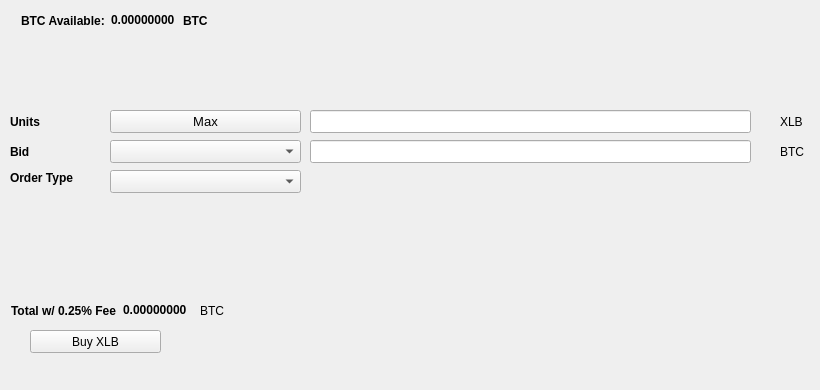
   <widget class="QWidget" name="BuyTab">
    <attribute name="title">
     <string>Buy</string>
    </attribute>
    <widget class="QPushButton" name="BuyPIV">
     <property name="geometry">
      <rect>
       <x>30</x>
       <y>330</y>
       <width>131</width>
       <height>23</height>
      </rect>
     </property>
     <property name="text">
      <string>Buy XLB</string>
     </property>
     <property name="icon">
      <iconset resource="../liberty.qrc">
       <normaloff>:/icons/bitcoin</normaloff>:/icons/bitcoin</iconset>
     </property>
    </widget>
    <widget class="QLabel" name="label_3">
     <property name="geometry">
      <rect>
       <x>10</x>
       <y>110</y>
       <width>46</width>
       <height>23</height>
      </rect>
     </property>
     <property name="font">
      <font>
       <weight>75</weight>
       <bold>true</bold>
      </font>
     </property>
     <property name="text">
      <string>Units</string>
     </property>
    </widget>
    <widget class="QLineEdit" name="UnitsInput">
     <property name="geometry">
      <rect>
       <x>310</x>
       <y>110</y>
       <width>441</width>
       <height>23</height>
      </rect>
     </property>
     <property name="font">
      <font>
       <pointsize>9</pointsize>
       <weight>75</weight>
       <bold>true</bold>
      </font>
     </property>
    </widget>
    <widget class="QLineEdit" name="BuyBidPriceEdit">
     <property name="geometry">
      <rect>
       <x>310</x>
       <y>140</y>
       <width>441</width>
       <height>23</height>
      </rect>
     </property>
     <property name="font">
      <font>
       <pointsize>9</pointsize>
       <weight>75</weight>
       <bold>true</bold>
      </font>
     </property>
    </widget>
    <widget class="QLabel" name="label_4">
     <property name="geometry">
      <rect>
       <x>780</x>
       <y>110</y>
       <width>31</width>
       <height>23</height>
      </rect>
     </property>
     <property name="text">
      <string>XLB</string>
     </property>
    </widget>
    <widget class="QLabel" name="label_5">
     <property name="geometry">
      <rect>
       <x>780</x>
       <y>140</y>
       <width>31</width>
       <height>23</height>
      </rect>
     </property>
     <property name="text">
      <string>BTC</string>
     </property>
    </widget>
    <widget class="QLabel" name="label_6">
     <property name="geometry">
      <rect>
       <x>10</x>
       <y>140</y>
       <width>46</width>
       <height>23</height>
      </rect>
     </property>
     <property name="font">
      <font>
       <weight>75</weight>
       <bold>true</bold>
      </font>
     </property>
     <property name="text">
      <string>Bid</string>
     </property>
    </widget>
    <widget class="QLabel" name="label_7">
     <property name="geometry">
      <rect>
       <x>10</x>
       <y>170</y>
       <width>91</width>
       <height>16</height>
      </rect>
     </property>
     <property name="font">
      <font>
       <weight>75</weight>
       <bold>true</bold>
      </font>
     </property>
     <property name="text">
      <string>Order Type</string>
     </property>
    </widget>
    <widget class="QPushButton" name="Buy_Max_Amount">
     <property name="geometry">
      <rect>
       <x>110</x>
       <y>110</y>
       <width>191</width>
       <height>23</height>
      </rect>
     </property>
     <property name="font">
      <font>
       <pointsize>10</pointsize>
      </font>
     </property>
     <property name="text">
      <string>Max</string>
     </property>
    </widget>
    <widget class="QComboBox" name="BuyBidcomboBox">
     <property name="geometry">
      <rect>
       <x>110</x>
       <y>140</y>
       <width>191</width>
       <height>23</height>
      </rect>
     </property>
     <property name="font">
      <font>
       <pointsize>10</pointsize>
      </font>
     </property>
    </widget>
    <widget class="QComboBox" name="buyOrdertypeCombo">
     <property name="geometry">
      <rect>
       <x>110</x>
       <y>170</y>
       <width>191</width>
       <height>23</height>
      </rect>
     </property>
     <property name="font">
      <font>
       <pointsize>10</pointsize>
      </font>
     </property>
    </widget>
    <widget class="QWidget" name="layoutWidget1">
     <property name="geometry">
      <rect>
       <x>21</x>
       <y>11</y>
       <width>227</width>
       <height>19</height>
      </rect>
     </property>
     <layout class="QHBoxLayout" name="horizontalLayout_3">
      <item>
       <widget class="QLabel" name="label232">
        <property name="font">
         <font>
          <weight>75</weight>
          <bold>true</bold>
         </font>
        </property>
        <property name="text">
         <string>BTC Available:</string>
        </property>
       </widget>
      </item>
      <item>
       <widget class="QLabel" name="BtcAvailableLbl">
        <property name="palette">
         <palette>
          <active>
           <colorrole role="WindowText">
            <brush brushstyle="SolidPattern">
             <color alpha="255">
              <red>0</red>
              <green>0</green>
              <blue>0</blue>
             </color>
            </brush>
           </colorrole>
           <colorrole role="Button">
            <brush brushstyle="SolidPattern">
             <color alpha="255">
              <red>0</red>
              <green>170</green>
              <blue>0</blue>
             </color>
            </brush>
           </colorrole>
           <colorrole role="Light">
            <brush brushstyle="SolidPattern">
             <color alpha="255">
              <red>0</red>
              <green>255</green>
              <blue>0</blue>
             </color>
            </brush>
           </colorrole>
           <colorrole role="Midlight">
            <brush brushstyle="SolidPattern">
             <color alpha="255">
              <red>0</red>
              <green>212</green>
              <blue>0</blue>
             </color>
            </brush>
           </colorrole>
           <colorrole role="Dark">
            <brush brushstyle="SolidPattern">
             <color alpha="255">
              <red>0</red>
              <green>85</green>
              <blue>0</blue>
             </color>
            </brush>
           </colorrole>
           <colorrole role="Mid">
            <brush brushstyle="SolidPattern">
             <color alpha="255">
              <red>0</red>
              <green>113</green>
              <blue>0</blue>
             </color>
            </brush>
           </colorrole>
           <colorrole role="Text">
            <brush brushstyle="SolidPattern">
             <color alpha="255">
              <red>0</red>
              <green>170</green>
              <blue>0</blue>
             </color>
            </brush>
           </colorrole>
           <colorrole role="BrightText">
            <brush brushstyle="SolidPattern">
             <color alpha="255">
              <red>255</red>
              <green>255</green>
              <blue>255</blue>
             </color>
            </brush>
           </colorrole>
           <colorrole role="ButtonText">
            <brush brushstyle="SolidPattern">
             <color alpha="255">
              <red>0</red>
              <green>0</green>
              <blue>0</blue>
             </color>
            </brush>
           </colorrole>
           <colorrole role="Base">
            <brush brushstyle="SolidPattern">
             <color alpha="255">
              <red>255</red>
              <green>255</green>
              <blue>255</blue>
             </color>
            </brush>
           </colorrole>
           <colorrole role="Window">
            <brush brushstyle="SolidPattern">
             <color alpha="255">
              <red>0</red>
              <green>170</green>
              <blue>0</blue>
             </color>
            </brush>
           </colorrole>
           <colorrole role="Shadow">
            <brush brushstyle="SolidPattern">
             <color alpha="255">
              <red>0</red>
              <green>0</green>
              <blue>0</blue>
             </color>
            </brush>
           </colorrole>
           <colorrole role="AlternateBase">
            <brush brushstyle="SolidPattern">
             <color alpha="255">
              <red>127</red>
              <green>212</green>
              <blue>127</blue>
             </color>
            </brush>
           </colorrole>
           <colorrole role="ToolTipBase">
            <brush brushstyle="SolidPattern">
             <color alpha="255">
              <red>255</red>
              <green>255</green>
              <blue>220</blue>
             </color>
            </brush>
           </colorrole>
           <colorrole role="ToolTipText">
            <brush brushstyle="SolidPattern">
             <color alpha="255">
              <red>0</red>
              <green>0</green>
              <blue>0</blue>
             </color>
            </brush>
           </colorrole>
          </active>
          <inactive>
           <colorrole role="WindowText">
            <brush brushstyle="SolidPattern">
             <color alpha="255">
              <red>0</red>
              <green>0</green>
              <blue>0</blue>
             </color>
            </brush>
           </colorrole>
           <colorrole role="Button">
            <brush brushstyle="SolidPattern">
             <color alpha="255">
              <red>0</red>
              <green>170</green>
              <blue>0</blue>
             </color>
            </brush>
           </colorrole>
           <colorrole role="Light">
            <brush brushstyle="SolidPattern">
             <color alpha="255">
              <red>0</red>
              <green>255</green>
              <blue>0</blue>
             </color>
            </brush>
           </colorrole>
           <colorrole role="Midlight">
            <brush brushstyle="SolidPattern">
             <color alpha="255">
              <red>0</red>
              <green>212</green>
              <blue>0</blue>
             </color>
            </brush>
           </colorrole>
           <colorrole role="Dark">
            <brush brushstyle="SolidPattern">
             <color alpha="255">
              <red>0</red>
              <green>85</green>
              <blue>0</blue>
             </color>
            </brush>
           </colorrole>
           <colorrole role="Mid">
            <brush brushstyle="SolidPattern">
             <color alpha="255">
              <red>0</red>
              <green>113</green>
              <blue>0</blue>
             </color>
            </brush>
           </colorrole>
           <colorrole role="Text">
            <brush brushstyle="SolidPattern">
             <color alpha="255">
              <red>0</red>
              <green>170</green>
              <blue>0</blue>
             </color>
            </brush>
           </colorrole>
           <colorrole role="BrightText">
            <brush brushstyle="SolidPattern">
             <color alpha="255">
              <red>255</red>
              <green>255</green>
              <blue>255</blue>
             </color>
            </brush>
           </colorrole>
           <colorrole role="ButtonText">
            <brush brushstyle="SolidPattern">
             <color alpha="255">
              <red>0</red>
              <green>0</green>
              <blue>0</blue>
             </color>
            </brush>
           </colorrole>
           <colorrole role="Base">
            <brush brushstyle="SolidPattern">
             <color alpha="255">
              <red>255</red>
              <green>255</green>
              <blue>255</blue>
             </color>
            </brush>
           </colorrole>
           <colorrole role="Window">
            <brush brushstyle="SolidPattern">
             <color alpha="255">
              <red>0</red>
              <green>170</green>
              <blue>0</blue>
             </color>
            </brush>
           </colorrole>
           <colorrole role="Shadow">
            <brush brushstyle="SolidPattern">
             <color alpha="255">
              <red>0</red>
              <green>0</green>
              <blue>0</blue>
             </color>
            </brush>
           </colorrole>
           <colorrole role="AlternateBase">
            <brush brushstyle="SolidPattern">
             <color alpha="255">
              <red>127</red>
              <green>212</green>
              <blue>127</blue>
             </color>
            </brush>
           </colorrole>
           <colorrole role="ToolTipBase">
            <brush brushstyle="SolidPattern">
             <color alpha="255">
              <red>255</red>
              <green>255</green>
              <blue>220</blue>
             </color>
            </brush>
           </colorrole>
           <colorrole role="ToolTipText">
            <brush brushstyle="SolidPattern">
             <color alpha="255">
              <red>0</red>
              <green>0</green>
              <blue>0</blue>
             </color>
            </brush>
           </colorrole>
          </inactive>
          <disabled>
           <colorrole role="WindowText">
            <brush brushstyle="SolidPattern">
             <color alpha="255">
              <red>0</red>
              <green>85</green>
              <blue>0</blue>
             </color>
            </brush>
           </colorrole>
           <colorrole role="Button">
            <brush brushstyle="SolidPattern">
             <color alpha="255">
              <red>0</red>
              <green>170</green>
              <blue>0</blue>
             </color>
            </brush>
           </colorrole>
           <colorrole role="Light">
            <brush brushstyle="SolidPattern">
             <color alpha="255">
              <red>0</red>
              <green>255</green>
              <blue>0</blue>
             </color>
            </brush>
           </colorrole>
           <colorrole role="Midlight">
            <brush brushstyle="SolidPattern">
             <color alpha="255">
              <red>0</red>
              <green>212</green>
              <blue>0</blue>
             </color>
            </brush>
           </colorrole>
           <colorrole role="Dark">
            <brush brushstyle="SolidPattern">
             <color alpha="255">
              <red>0</red>
              <green>85</green>
              <blue>0</blue>
             </color>
            </brush>
           </colorrole>
           <colorrole role="Mid">
            <brush brushstyle="SolidPattern">
             <color alpha="255">
              <red>0</red>
              <green>113</green>
              <blue>0</blue>
             </color>
            </brush>
           </colorrole>
           <colorrole role="Text">
            <brush brushstyle="SolidPattern">
             <color alpha="255">
              <red>0</red>
              <green>85</green>
              <blue>0</blue>
             </color>
            </brush>
           </colorrole>
           <colorrole role="BrightText">
            <brush brushstyle="SolidPattern">
             <color alpha="255">
              <red>255</red>
              <green>255</green>
              <blue>255</blue>
             </color>
            </brush>
           </colorrole>
           <colorrole role="ButtonText">
            <brush brushstyle="SolidPattern">
             <color alpha="255">
              <red>0</red>
              <green>85</green>
              <blue>0</blue>
             </color>
            </brush>
           </colorrole>
           <colorrole role="Base">
            <brush brushstyle="SolidPattern">
             <color alpha="255">
              <red>0</red>
              <green>170</green>
              <blue>0</blue>
             </color>
            </brush>
           </colorrole>
           <colorrole role="Window">
            <brush brushstyle="SolidPattern">
             <color alpha="255">
              <red>0</red>
              <green>170</green>
              <blue>0</blue>
             </color>
            </brush>
           </colorrole>
           <colorrole role="Shadow">
            <brush brushstyle="SolidPattern">
             <color alpha="255">
              <red>0</red>
              <green>0</green>
              <blue>0</blue>
             </color>
            </brush>
           </colorrole>
           <colorrole role="AlternateBase">
            <brush brushstyle="SolidPattern">
             <color alpha="255">
              <red>0</red>
              <green>170</green>
              <blue>0</blue>
             </color>
            </brush>
           </colorrole>
           <colorrole role="ToolTipBase">
            <brush brushstyle="SolidPattern">
             <color alpha="255">
              <red>255</red>
              <green>255</green>
              <blue>220</blue>
             </color>
            </brush>
           </colorrole>
           <colorrole role="ToolTipText">
            <brush brushstyle="SolidPattern">
             <color alpha="255">
              <red>0</red>
              <green>0</green>
              <blue>0</blue>
             </color>
            </brush>
           </colorrole>
          </disabled>
         </palette>
        </property>
        <property name="font">
         <font>
          <weight>75</weight>
          <bold>true</bold>
         </font>
        </property>
        <property name="text">
         <string>0.00000000</string>
        </property>
        <property name="textInteractionFlags">
         <set>Qt::LinksAccessibleByMouse|Qt::TextSelectableByKeyboard|Qt::TextSelectableByMouse</set>
        </property>
       </widget>
      </item>
      <item>
       <widget class="QLabel" name="BtcAvailableLbl_2">
        <property name="font">
         <font>
          <weight>75</weight>
          <bold>true</bold>
         </font>
        </property>
        <property name="text">
         <string>BTC</string>
        </property>
       </widget>
      </item>
     </layout>
    </widget>
    <widget class="QWidget" name="layoutWidge2">
     <property name="geometry">
      <rect>
       <x>11</x>
       <y>301</y>
       <width>259</width>
       <height>19</height>
      </rect>
     </property>
     <layout class="QHBoxLayout" name="horizontalLayout_4">
      <item>
       <widget class="QLabel" name="label_9">
        <property name="font">
         <font>
          <weight>75</weight>
          <bold>true</bold>
         </font>
        </property>
        <property name="text">
         <string>Total w/ 0.25% Fee</string>
        </property>
       </widget>
      </item>
      <item>
       <widget class="QLabel" name="BuyCostLabel">
        <property name="palette">
         <palette>
          <active>
           <colorrole role="WindowText">
            <brush brushstyle="SolidPattern">
             <color alpha="255">
              <red>0</red>
              <green>0</green>
              <blue>0</blue>
             </color>
            </brush>
           </colorrole>
           <colorrole role="Button">
            <brush brushstyle="SolidPattern">
             <color alpha="255">
              <red>0</red>
              <green>170</green>
              <blue>0</blue>
             </color>
            </brush>
           </colorrole>
           <colorrole role="Light">
            <brush brushstyle="SolidPattern">
             <color alpha="255">
              <red>0</red>
              <green>255</green>
              <blue>0</blue>
             </color>
            </brush>
           </colorrole>
           <colorrole role="Midlight">
            <brush brushstyle="SolidPattern">
             <color alpha="255">
              <red>0</red>
              <green>212</green>
              <blue>0</blue>
             </color>
            </brush>
           </colorrole>
           <colorrole role="Dark">
            <brush brushstyle="SolidPattern">
             <color alpha="255">
              <red>0</red>
              <green>85</green>
              <blue>0</blue>
             </color>
            </brush>
           </colorrole>
           <colorrole role="Mid">
            <brush brushstyle="SolidPattern">
             <color alpha="255">
              <red>0</red>
              <green>113</green>
              <blue>0</blue>
             </color>
            </brush>
           </colorrole>
           <colorrole role="Text">
            <brush brushstyle="SolidPattern">
             <color alpha="255">
              <red>0</red>
              <green>170</green>
              <blue>0</blue>
             </color>
            </brush>
           </colorrole>
           <colorrole role="BrightText">
            <brush brushstyle="SolidPattern">
             <color alpha="255">
              <red>255</red>
              <green>255</green>
              <blue>255</blue>
             </color>
            </brush>
           </colorrole>
           <colorrole role="ButtonText">
            <brush brushstyle="SolidPattern">
             <color alpha="255">
              <red>0</red>
              <green>0</green>
              <blue>0</blue>
             </color>
            </brush>
           </colorrole>
           <colorrole role="Base">
            <brush brushstyle="SolidPattern">
             <color alpha="255">
              <red>255</red>
              <green>255</green>
              <blue>255</blue>
             </color>
            </brush>
           </colorrole>
           <colorrole role="Window">
            <brush brushstyle="SolidPattern">
             <color alpha="255">
              <red>0</red>
              <green>170</green>
              <blue>0</blue>
             </color>
            </brush>
           </colorrole>
           <colorrole role="Shadow">
            <brush brushstyle="SolidPattern">
             <color alpha="255">
              <red>0</red>
              <green>0</green>
              <blue>0</blue>
             </color>
            </brush>
           </colorrole>
           <colorrole role="AlternateBase">
            <brush brushstyle="SolidPattern">
             <color alpha="255">
              <red>127</red>
              <green>212</green>
              <blue>127</blue>
             </color>
            </brush>
           </colorrole>
           <colorrole role="ToolTipBase">
            <brush brushstyle="SolidPattern">
             <color alpha="255">
              <red>255</red>
              <green>255</green>
              <blue>220</blue>
             </color>
            </brush>
           </colorrole>
           <colorrole role="ToolTipText">
            <brush brushstyle="SolidPattern">
             <color alpha="255">
              <red>0</red>
              <green>0</green>
              <blue>0</blue>
             </color>
            </brush>
           </colorrole>
          </active>
          <inactive>
           <colorrole role="WindowText">
            <brush brushstyle="SolidPattern">
             <color alpha="255">
              <red>0</red>
              <green>0</green>
              <blue>0</blue>
             </color>
            </brush>
           </colorrole>
           <colorrole role="Button">
            <brush brushstyle="SolidPattern">
             <color alpha="255">
              <red>0</red>
              <green>170</green>
              <blue>0</blue>
             </color>
            </brush>
           </colorrole>
           <colorrole role="Light">
            <brush brushstyle="SolidPattern">
             <color alpha="255">
              <red>0</red>
              <green>255</green>
              <blue>0</blue>
             </color>
            </brush>
           </colorrole>
           <colorrole role="Midlight">
            <brush brushstyle="SolidPattern">
             <color alpha="255">
              <red>0</red>
              <green>212</green>
              <blue>0</blue>
             </color>
            </brush>
           </colorrole>
           <colorrole role="Dark">
            <brush brushstyle="SolidPattern">
             <color alpha="255">
              <red>0</red>
              <green>85</green>
              <blue>0</blue>
             </color>
            </brush>
           </colorrole>
           <colorrole role="Mid">
            <brush brushstyle="SolidPattern">
             <color alpha="255">
              <red>0</red>
              <green>113</green>
              <blue>0</blue>
             </color>
            </brush>
           </colorrole>
           <colorrole role="Text">
            <brush brushstyle="SolidPattern">
             <color alpha="255">
              <red>0</red>
              <green>170</green>
              <blue>0</blue>
             </color>
            </brush>
           </colorrole>
           <colorrole role="BrightText">
            <brush brushstyle="SolidPattern">
             <color alpha="255">
              <red>255</red>
              <green>255</green>
              <blue>255</blue>
             </color>
            </brush>
           </colorrole>
           <colorrole role="ButtonText">
            <brush brushstyle="SolidPattern">
             <color alpha="255">
              <red>0</red>
              <green>0</green>
              <blue>0</blue>
             </color>
            </brush>
           </colorrole>
           <colorrole role="Base">
            <brush brushstyle="SolidPattern">
             <color alpha="255">
              <red>255</red>
              <green>255</green>
              <blue>255</blue>
             </color>
            </brush>
           </colorrole>
           <colorrole role="Window">
            <brush brushstyle="SolidPattern">
             <color alpha="255">
              <red>0</red>
              <green>170</green>
              <blue>0</blue>
             </color>
            </brush>
           </colorrole>
           <colorrole role="Shadow">
            <brush brushstyle="SolidPattern">
             <color alpha="255">
              <red>0</red>
              <green>0</green>
              <blue>0</blue>
             </color>
            </brush>
           </colorrole>
           <colorrole role="AlternateBase">
            <brush brushstyle="SolidPattern">
             <color alpha="255">
              <red>127</red>
              <green>212</green>
              <blue>127</blue>
             </color>
            </brush>
           </colorrole>
           <colorrole role="ToolTipBase">
            <brush brushstyle="SolidPattern">
             <color alpha="255">
              <red>255</red>
              <green>255</green>
              <blue>220</blue>
             </color>
            </brush>
           </colorrole>
           <colorrole role="ToolTipText">
            <brush brushstyle="SolidPattern">
             <color alpha="255">
              <red>0</red>
              <green>0</green>
              <blue>0</blue>
             </color>
            </brush>
           </colorrole>
          </inactive>
          <disabled>
           <colorrole role="WindowText">
            <brush brushstyle="SolidPattern">
             <color alpha="255">
              <red>0</red>
              <green>85</green>
              <blue>0</blue>
             </color>
            </brush>
           </colorrole>
           <colorrole role="Button">
            <brush brushstyle="SolidPattern">
             <color alpha="255">
              <red>0</red>
              <green>170</green>
              <blue>0</blue>
             </color>
            </brush>
           </colorrole>
           <colorrole role="Light">
            <brush brushstyle="SolidPattern">
             <color alpha="255">
              <red>0</red>
              <green>255</green>
              <blue>0</blue>
             </color>
            </brush>
           </colorrole>
           <colorrole role="Midlight">
            <brush brushstyle="SolidPattern">
             <color alpha="255">
              <red>0</red>
              <green>212</green>
              <blue>0</blue>
             </color>
            </brush>
           </colorrole>
           <colorrole role="Dark">
            <brush brushstyle="SolidPattern">
             <color alpha="255">
              <red>0</red>
              <green>85</green>
              <blue>0</blue>
             </color>
            </brush>
           </colorrole>
           <colorrole role="Mid">
            <brush brushstyle="SolidPattern">
             <color alpha="255">
              <red>0</red>
              <green>113</green>
              <blue>0</blue>
             </color>
            </brush>
           </colorrole>
           <colorrole role="Text">
            <brush brushstyle="SolidPattern">
             <color alpha="255">
              <red>0</red>
              <green>85</green>
              <blue>0</blue>
             </color>
            </brush>
           </colorrole>
           <colorrole role="BrightText">
            <brush brushstyle="SolidPattern">
             <color alpha="255">
              <red>255</red>
              <green>255</green>
              <blue>255</blue>
             </color>
            </brush>
           </colorrole>
           <colorrole role="ButtonText">
            <brush brushstyle="SolidPattern">
             <color alpha="255">
              <red>0</red>
              <green>85</green>
              <blue>0</blue>
             </color>
            </brush>
           </colorrole>
           <colorrole role="Base">
            <brush brushstyle="SolidPattern">
             <color alpha="255">
              <red>0</red>
              <green>170</green>
              <blue>0</blue>
             </color>
            </brush>
           </colorrole>
           <colorrole role="Window">
            <brush brushstyle="SolidPattern">
             <color alpha="255">
              <red>0</red>
              <green>170</green>
              <blue>0</blue>
             </color>
            </brush>
           </colorrole>
           <colorrole role="Shadow">
            <brush brushstyle="SolidPattern">
             <color alpha="255">
              <red>0</red>
              <green>0</green>
              <blue>0</blue>
             </color>
            </brush>
           </colorrole>
           <colorrole role="AlternateBase">
            <brush brushstyle="SolidPattern">
             <color alpha="255">
              <red>0</red>
              <green>170</green>
              <blue>0</blue>
             </color>
            </brush>
           </colorrole>
           <colorrole role="ToolTipBase">
            <brush brushstyle="SolidPattern">
             <color alpha="255">
              <red>255</red>
              <green>255</green>
              <blue>220</blue>
             </color>
            </brush>
           </colorrole>
           <colorrole role="ToolTipText">
            <brush brushstyle="SolidPattern">
             <color alpha="255">
              <red>0</red>
              <green>0</green>
              <blue>0</blue>
             </color>
            </brush>
           </colorrole>
          </disabled>
         </palette>
        </property>
        <property name="font">
         <font>
          <weight>75</weight>
          <bold>true</bold>
         </font>
        </property>
        <property name="autoFillBackground">
         <bool>false</bool>
        </property>
        <property name="text">
         <string>0.00000000</string>
        </property>
        <property name="textInteractionFlags">
         <set>Qt::LinksAccessibleByMouse|Qt::TextSelectableByMouse</set>
        </property>
       </widget>
      </item>
      <item>
       <widget class="QLabel" name="label_10">
        <property name="font">
         <font>
          <weight>50</weight>
          <bold>false</bold>
         </font>
        </property>
        <property name="text">
         <string>BTC</string>
        </property>
       </widget>
      </item>
     </layout>
    </widget>
    <widget class="QLabel" name="label_24">
     <property name="geometry">
      <rect>
       <x>460</x>
       <y>300</y>
       <width>281</width>
       <height>81</height>
      </rect>
     </property>
     <property name="text">
      <string/>
     </property>
     <property name="pixmap">
      <pixmap>:/images/bittrex</pixmap>
     </property>
    </widget>
   </widget>
